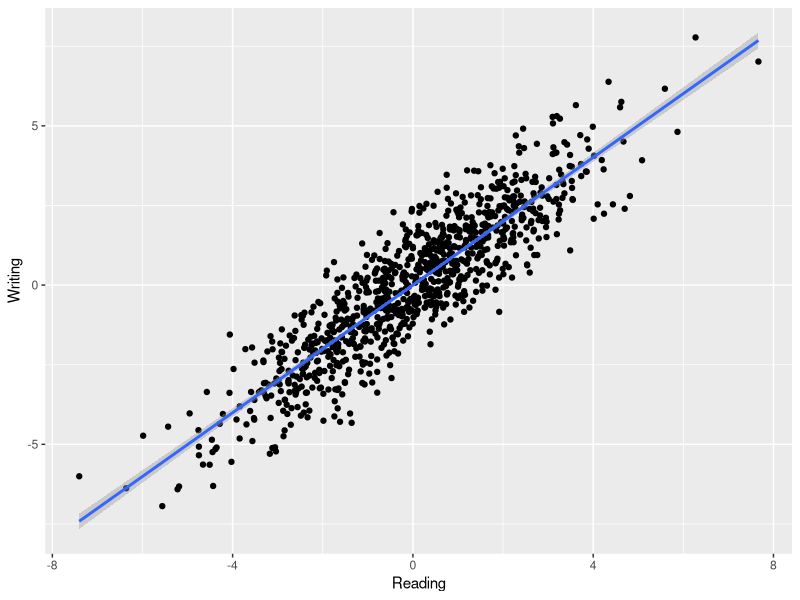

The R source for this figure:
library(ggplot2)

N=1000
point=rnorm(N)
english.exam = data.frame(
  Reading = 2*point,
  Writing = 2*point+rnorm(N),
  Speaking= point+rnorm(N)*5
)
g = ggplot(english.exam, aes(Reading, Writing))
#g + geom_point()
g + geom_point() + stat_smooth(method = "lm")
